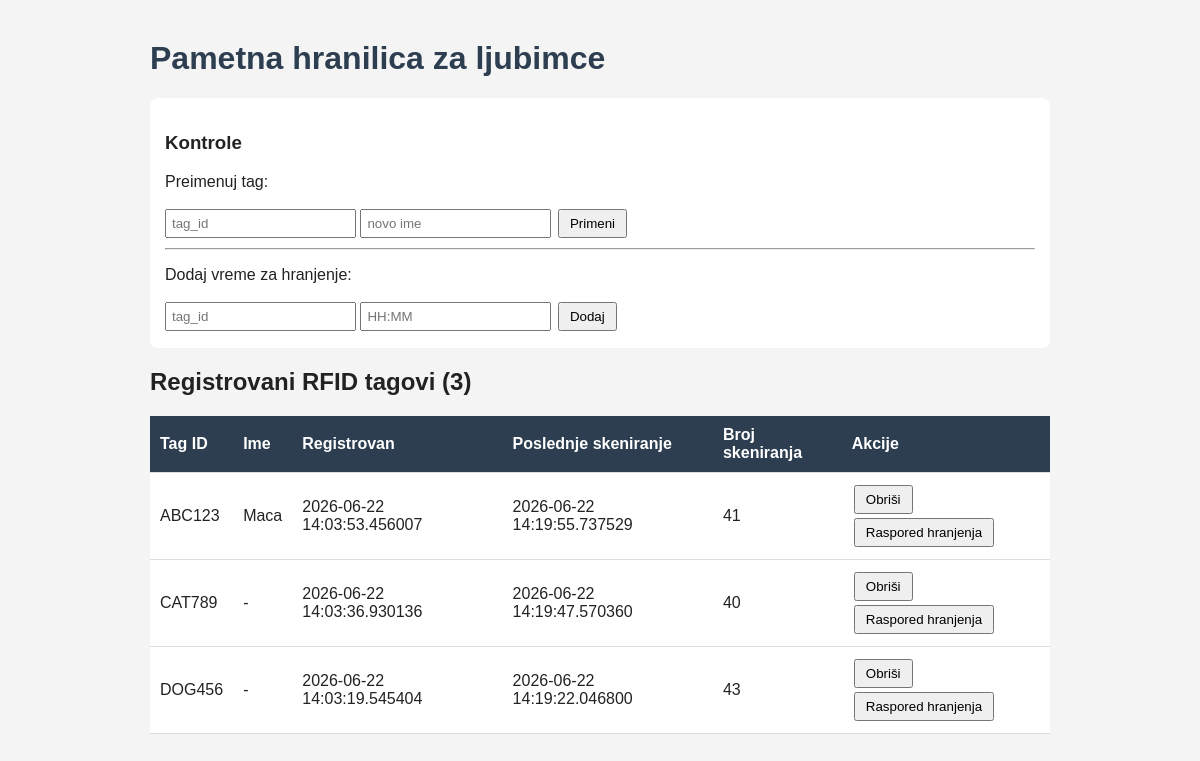
The page / on the database its author committed.
### tables this page shows
CREATE TABLE rfid_tags (
            id INTEGER PRIMARY KEY AUTOINCREMENT,
            tag_id TEXT UNIQUE NOT NULL,
            name TEXT,
            registered_at TIMESTAMP DEFAULT CURRENT_TIMESTAMP,
            last_scan TIMESTAMP,
            scan_count INTEGER DEFAULT 0
        );

### cat_feeder/app.py (the view)
@app.route("/")
def index():
    tags = db.get_all_tags()
    return render_template("index.html", tags=tags, last_event=serial_handler.last_event)

### cat_feeder/database.py (called while the page is built)
def get_connection():
    conn = sqlite3.connect(DB_PATH)
    conn.row_factory = sqlite3.Row
    return conn

def get_all_tags():
    conn = get_connection()
    rows = conn.execute("SELECT * FROM rfid_tags ORDER BY registered_at DESC").fetchall()
    conn.close()
    return [dict(r) for r in rows]

### cat_feeder/templates/index.html (shortened to what this page needs)
<!DOCTYPE html>
<html lang="sr">
<head>
</head>
<body>
<h1>Pametna hranilica za ljubimce</h1>
<div class="card">
    <h3>Kontrole</h3>
    <p>Preimenuj tag:</p>
    <input id="tag-id-input" placeholder="tag_id">
    <input id="tag-name-input" placeholder="novo ime">
    <button onclick="renameTag()">Primeni</button>
    <hr>
    <p>Dodaj vreme za hranjenje:</p>
    <input id="feeding-tag" placeholder="tag_id">
    <input id="feeding-time" placeholder="HH:MM">
    <button onclick="addFeedingTime()">Dodaj</button>
</div>
<h2>Registrovani RFID tagovi ({{ tags|length }})</h2>
<table>
    <tr>
        <th>Tag ID</th>
        <th>Ime</th>
        <th>Registrovan</th>
        <th>Poslednje skeniranje</th>
        <th>Broj skeniranja</th>
        <th>Akcije</th>
    </tr>
    {% for tag in tags %}
    <tr>
        <td>{{ tag.tag_id }}</td>
        <td>{{ tag.name or '-' }}</td>
        <td>{{ tag.registered_at }}</td>
        <td>{{ tag.last_scan or '-' }}</td>
        <td>{{ tag.scan_count }}</td>
        <td>
            <button onclick="deleteTag('{{ tag.tag_id }}')">Obriši</button>
            <button onclick="loadFeedingTimes('{{ tag.tag_id }}')">Raspored hranjenja</button>
        </td>
    </tr>
    {% endfor %}
</table>
</body>
</html>

### cat_feeder/templates/index.html (style rules this page uses)
body { font-family: Arial, sans-serif; max-width: 900px; margin: 40px auto; background: #f4f4f4; color: #222; }
h1 { color: #2c3e50; }
.card { background: white; padding: 15px; margin-bottom: 20px; border-radius: 8px; }
table { width: 100%; border-collapse: collapse; background: white; }
th, td { padding: 10px; border-bottom: 1px solid #ddd; text-align: left; }
th { background: #2c3e50; color: white; }
button { padding: 5px 10px; margin: 2px; cursor: pointer; }
input { padding: 5px; }

### rows shown on the page
rfid_tags: tag_id "ABC123", name "Maca", registered_at "2026-06-22 14:03:53.456007", last_scan "2026-06-22 14:19:55.737529", scan_count "41"
rfid_tags: tag_id "CAT789", name "-", registered_at "2026-06-22 14:03:36.930136", last_scan "2026-06-22 14:19:47.570360", scan_count "40"
rfid_tags: tag_id "DOG456", name "-", registered_at "2026-06-22 14:03:19.545404", last_scan "2026-06-22 14:19:22.046800", scan_count "43"

### other values the page prints
{{ tags|length }} "3"
